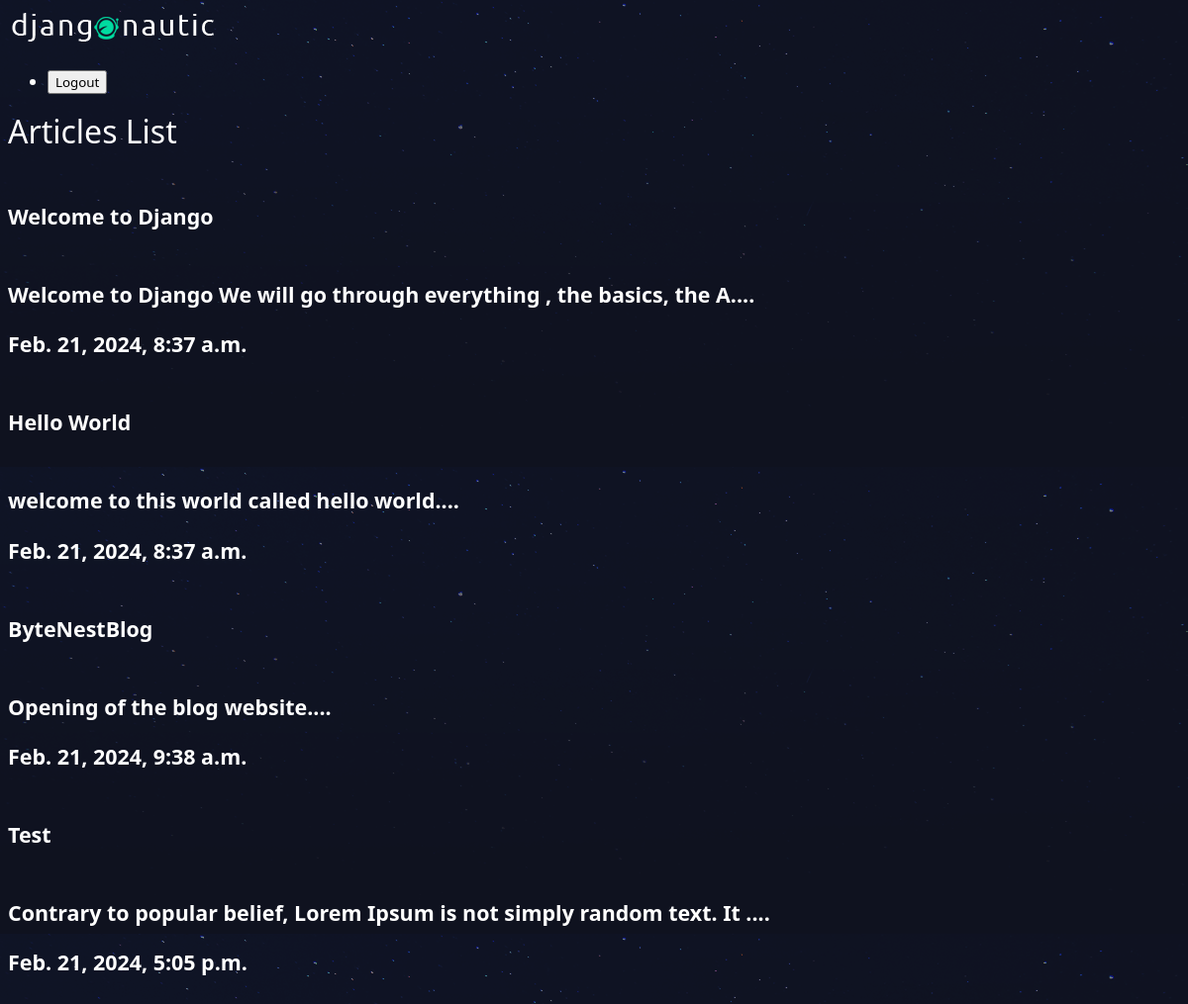
/articles/, run on an earlier commit of the app's database.
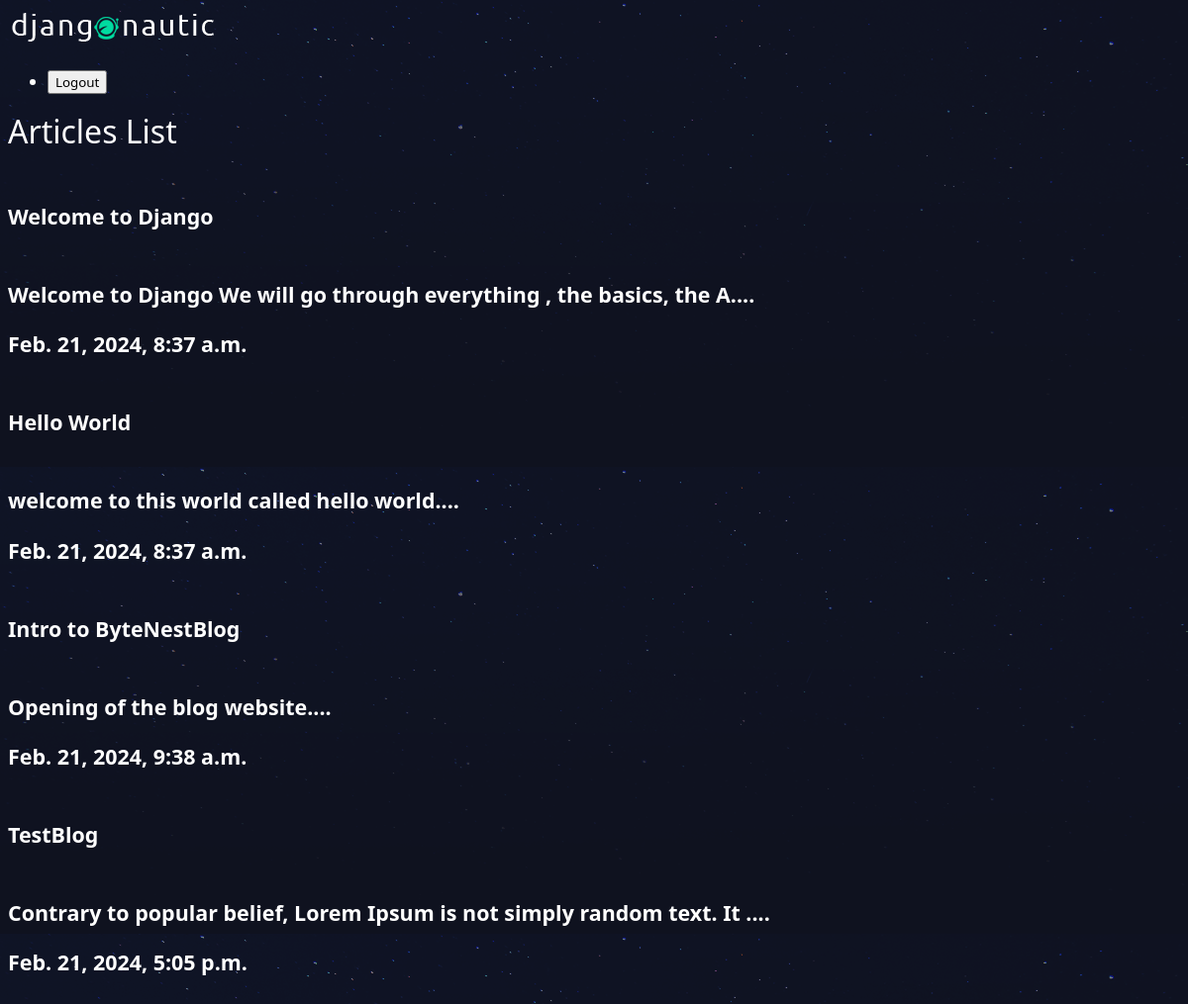
And on a later commit of the database.
### articles/models.py (models this page shows, shortened)
class Article(models.Model):
    title = models.CharField(max_length=100)
    slug  = models.SlugField()
    body  = models.TextField()
    date  = models.DateTimeField(auto_now_add=True) # when an article is created it is automatically populate this field
    thumb = models.ImageField(default='default.png',blank=True)
    def snippet(self):
        return self.body[0:70]+'....' # displays only 50 characters on the article page and .... in the end

### articles/views.py (the view)
# urls.py: path('',views.article_list,name="list"),
def article_list(request):
    articles = Article.objects.all().order_by('date')
    return render(request,'articles/article_list.html',{'articles':articles}) #django looks in templates and finds article folder

### articles/templates/articles/article_list.html
 {% extends 'base_layout.html'%}
 {%block content%}
     <h1>Articles List<h1>
     <div class="articles">
       {% for article in articles%}
        <div class"article">
            <h6> <a href="{% url 'articles:detail' article.slug %}">{{article.title}}</a><h6>
            <p>{{article.snippet}}</p>
            <p>{{article.date}}</p>
        </div>
     {%endfor %}
    </div>
{% endblock %}

What changed in the data, as far as the page shows it:
changed Article "Opening of the blog website....": title "ByteNestBlog" → "Intro to ByteNestBlog"
changed Article "Contrary to popular belief, Lorem Ipsum is not simply random text. It ....": title "Test" → "TestBlog"
